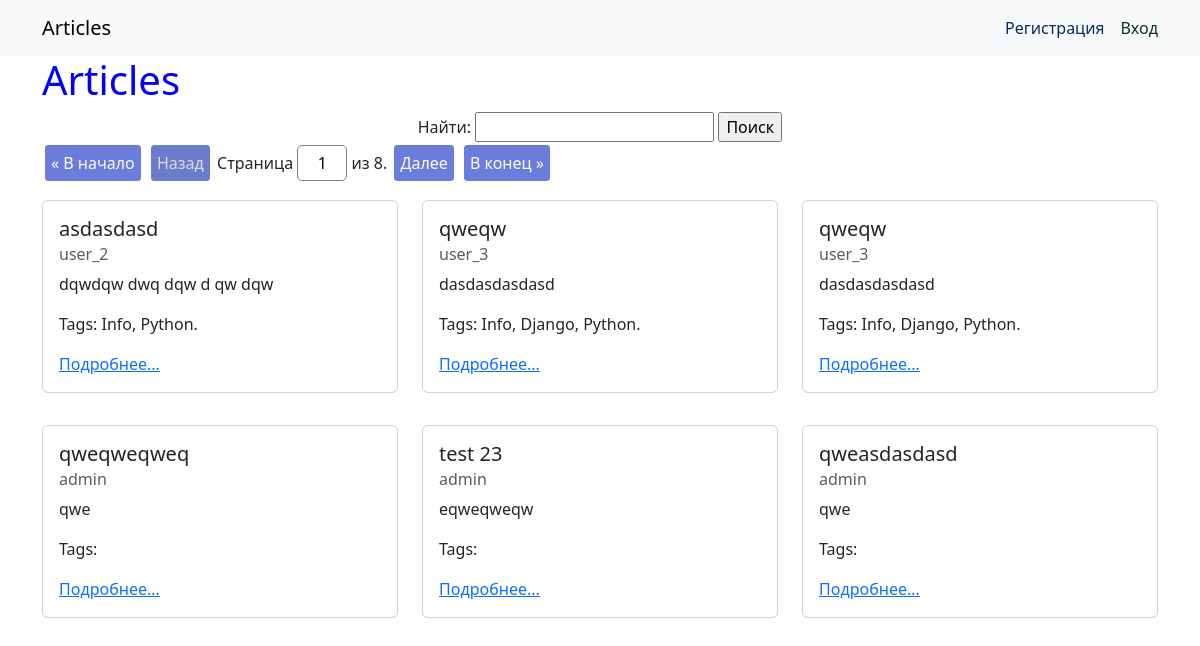
/, run on an earlier commit of the app's database.
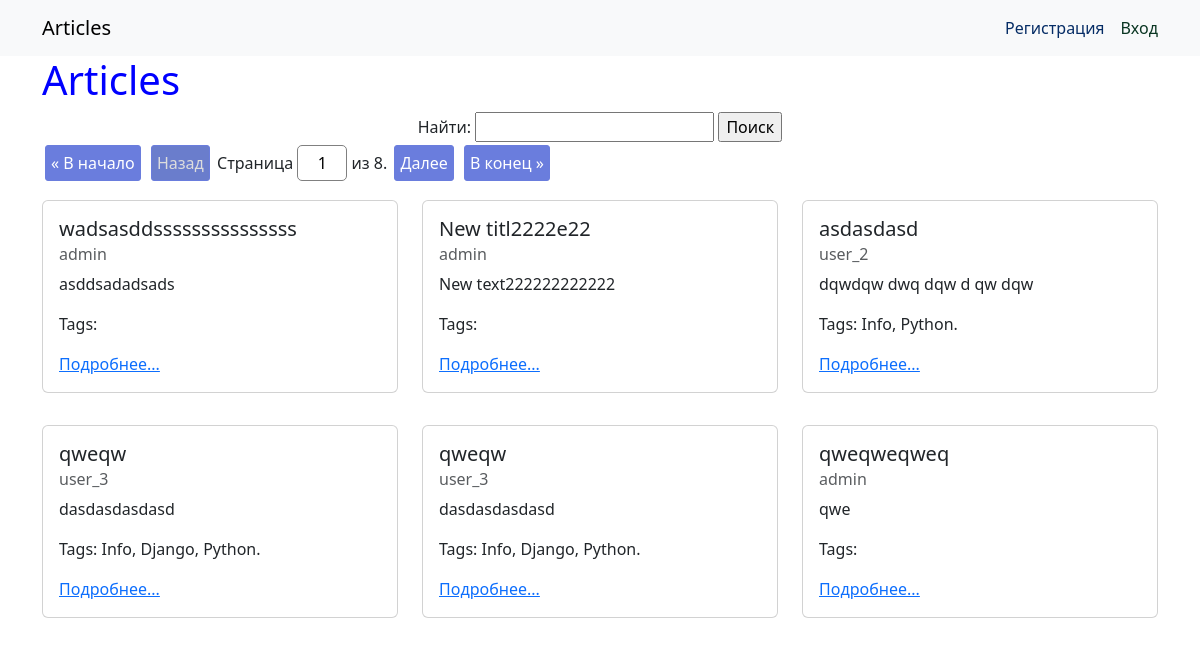
And on a later commit of the database.
### webapp/models.py (models this page shows, shortened)
class AbstractModel(models.Model):
    created_at = models.DateTimeField(verbose_name='Время создания', auto_now_add=True)
    updated_at = models.DateTimeField(auto_now=True, verbose_name='Время изменения')
    class Meta:
        abstract = True

class Article(AbstractModel):
    title = models.CharField(max_length=50, null=False, blank=False, validators=[MinLengthValidator(4), ],
                             verbose_name="Заголовок")
    content = models.TextField(max_length=3000, null=False, blank=False, verbose_name='Контент')
    author = models.ForeignKey(get_user_model(), default=1, related_name='articles', on_delete=models.CASCADE, verbose_name="Автор")
    tags = models.ManyToManyField('webapp.Tag', blank=True, related_name='articles', verbose_name='Теги')
    def get_absolute_url(self):
        return reverse('webapp:article_view', kwargs={'pk': self.pk})

class Tag(AbstractModel):
    name = models.CharField(max_length=31, verbose_name='Тег')

### webapp/views/article_views.py (the view)
# urls.py: path('', IndexView.as_view(), name='index'),
class IndexView(ListView):
    model = Article
    template_name = 'articles/index.html'
    context_object_name = 'articles'
    paginate_by = 6
    paginate_orphans = 3
    ordering = ('-created_at',)
    def get_search_form(self):
        return SimpleSearchForm(self.request.GET)
    def get_search_value(self):
        if self.search_form.is_valid():
            return self.search_form.cleaned_data['search']
        return None
    def dispatch(self, request, *args, **kwargs):
        print(request.user)
        self.search_form = self.get_search_form()
        self.search_value = self.get_search_value()
        return super().dispatch(request, *args, **kwargs)
    def get_queryset(self):
        queryset = super().get_queryset()
        if self.search_value:
            queryset = queryset.filter(Q(title__icontains=self.search_value) |
                                       Q(content__icontains=self.search_value))
        return queryset
    def get_context_data(self, *, object_list=None, **kwargs):
        context = super().get_context_data(object_list=object_list, **kwargs)
        context['form'] = self.search_form
        if self.search_value:
            context['query'] = urlencode({'search': self.search_value})
            context['search_value'] = self.search_value
        return context

### webapp/forms.py
class SimpleSearchForm(forms.Form):
    search = forms.CharField(max_length=100, required=False, label='Найти')

### webapp/templates/articles/index.html (shortened to what this page needs)
{% extends 'base.html' %}
{% block content %}
    <h1>Articles</h1>
    <div>
        {% include 'partial/simple_search.html' %}
    </div>
    {% include 'partial/article_list.html' %}
{% endblock %}

### webapp/templates/partial/article_list.html (shortened to what this page needs)
    {% if is_paginated %}
    	{% include 'partial/pagination.html' %}
    {% endif %}
    <div class="row row-cols-3">
        {% for article in articles %}
            <div class="col">
                <div class="card my-3">
                    <div class="card-body">
                        <h5 class="card-title">{{ article.title }}</h5>
                        <h6 class="card-subtitle mb-2 text-body-secondary">{{ article.author }}</h6>
                        <p class="card-text">{{ article.content }}</p>
                        <p class="card-text">Tags: {% for tag in article.tags.all %}
                            {{ tag.name }}{% if forloop.last %}.{% else %}, {% endif %}
                        {% endfor %}
                        </p>
                        <a href="{{ article.get_absolute_url }}" class="card-link">Подробнее...</a>
                    </div>
                </div>
            </div>
            {% empty %}
            <p>Нет статей</p>
        {% endfor %}
    </div>

What changed in the data, as far as the page shows it:
no longer on this page (row unchanged): Article: title "test 23", author "admin", content "eqweqweqw"
no longer on this page (row unchanged): Article: title "qweasdasdasd", author "admin", content "qwe"
added Article: title "wadsasddsssssssssssssss", author "admin", content "asddsadadsads"
added Article: title "New titl2222e22", author "admin", content "New text222222222222"
